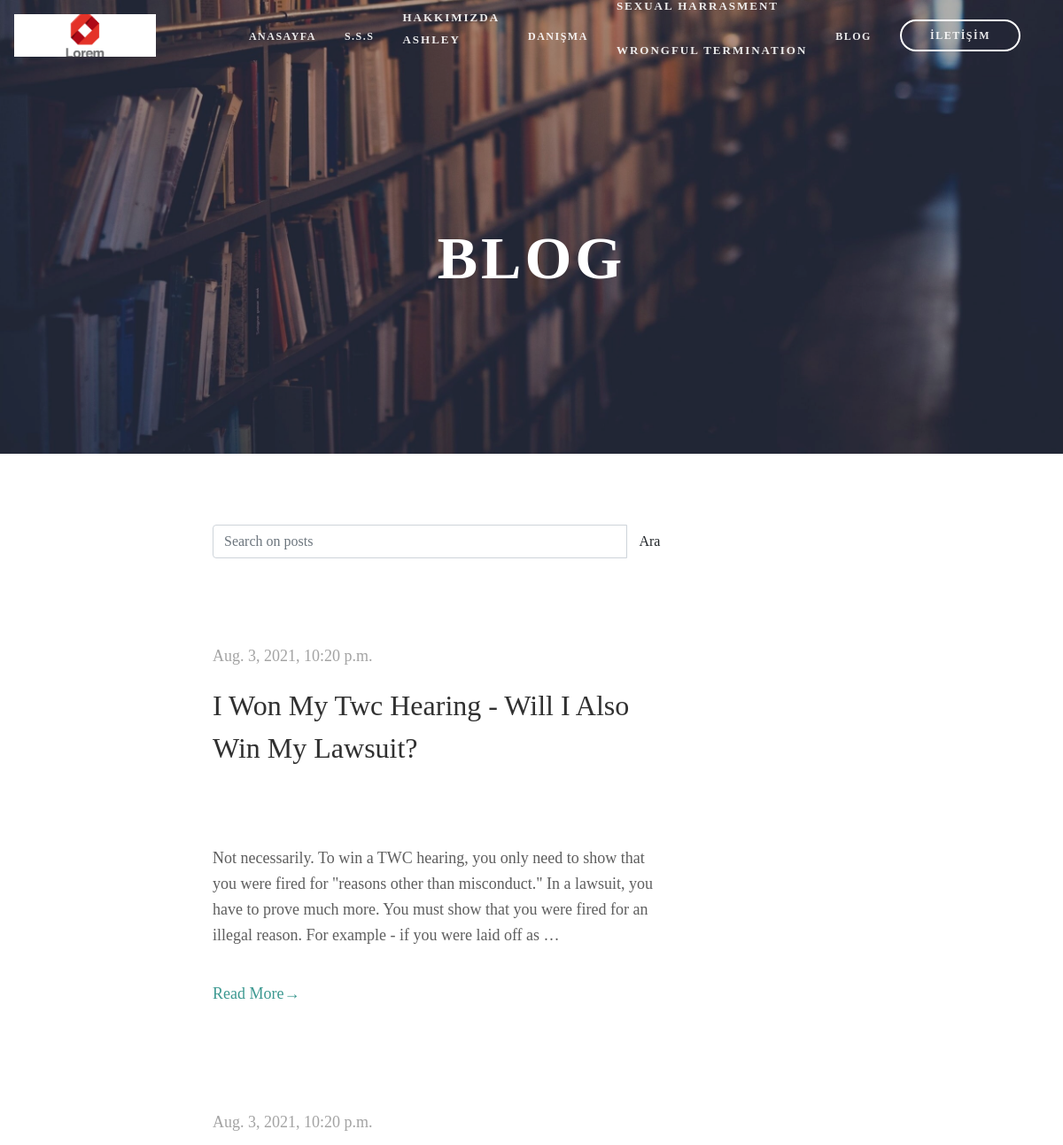
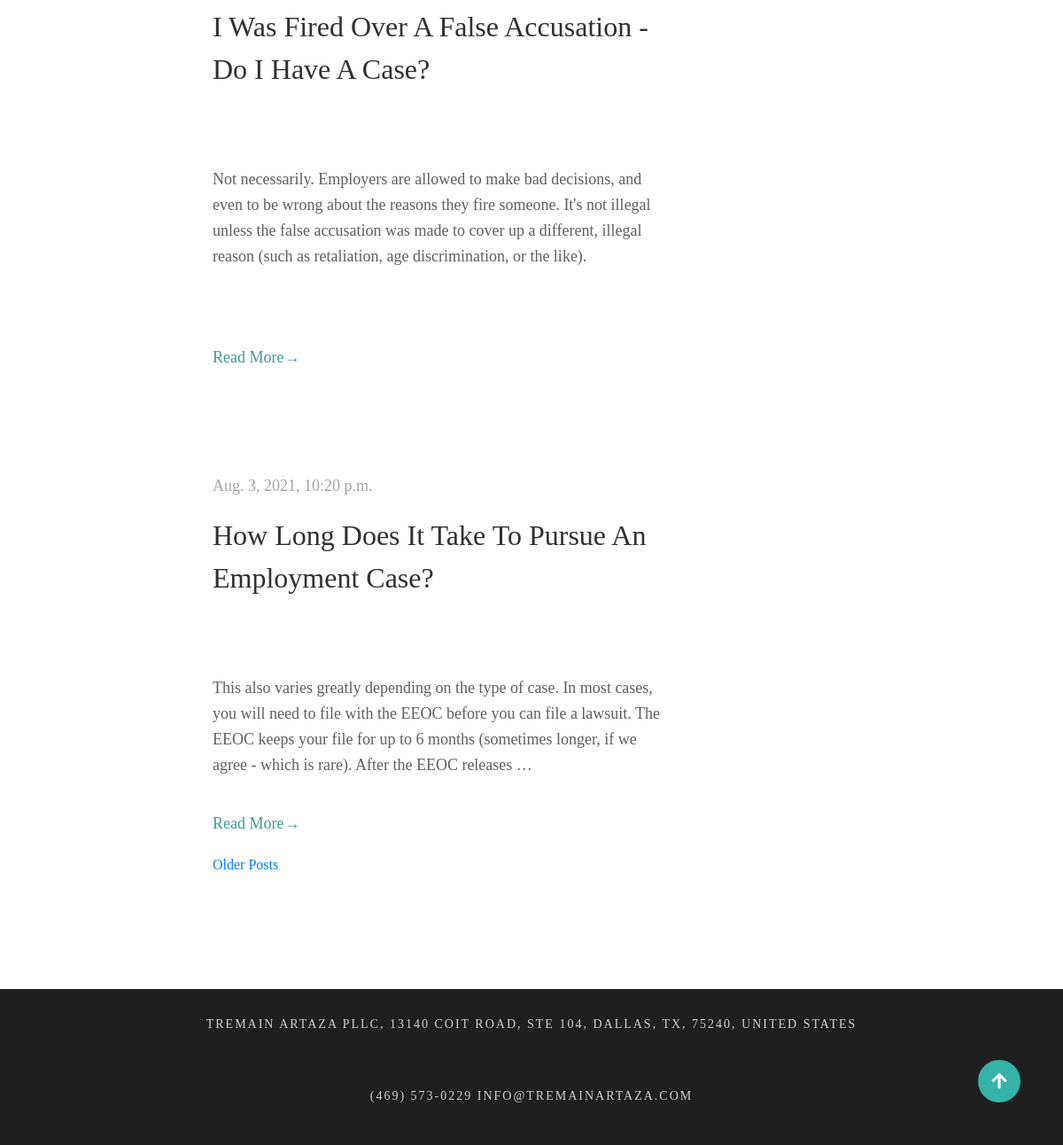
The page /post/index/ on the database its author committed (2 pictures, top to bottom).
### employee/models.py (models this page shows, shortened)
class Employee(models.Model):
    name = models.CharField(max_length=255, verbose_name="Name")
    surname = models.CharField(max_length=255, verbose_name="Surname")
    description = RichTextField(verbose_name="Desciption")
    faculty =  models.CharField(max_length=255, verbose_name="Faculty")
    graduated_date=models.DateField(verbose_name="Graduated Date")
    image = models.ImageField(null=True, blank=True, verbose_name="Employee's Photo")
    areas = models.ManyToManyField(PracticeAreas, verbose_name="Practice Areas")
    certificates = models.ManyToManyField(Certificate,  verbose_name="Employee's Certificates")
    slug = models.SlugField(unique=True, editable=False, max_length=265)
    def get_absolute_url(self):
        return reverse("employee:detail", kwargs={"slug": self.slug})

class PracticeAreas(models.Model):
    title = UpperCaseField(max_length = 255)
    desc = RichTextField(verbose_name="Desciption")
    class Meta:
        verbose_name_plural = "Practice Areas"

### post/models.py (models this page shows, shortened)
class Post(models.Model):
    title = models.CharField(max_length=255, verbose_name="Title")
    content = RichTextField(verbose_name="Content")
    published_date = models.DateTimeField(verbose_name="Publish Date",auto_now_add=True)
    image = models.ImageField(null=True, blank=True)
    slug = models.SlugField(unique=True, editable=False, max_length=265)
    def get_absolute_url(self):
        return reverse("post:detail", kwargs={"slug": self.slug})
    class Meta:
        ordering = ['-published_date', 'id']

### post/views.py (the view)
# urls.py: path('index/', post_index, name='index'),
def post_index(request):
    posts = Post.objects.all()
    query = request.GET.get('query')
    if query:
        posts = posts.filter(
            Q(title__icontains=query)|
            Q(content__icontains=query)
        ).distinct()
    paginator = Paginator(posts, 3)
    page_number = request.GET.get('page')
    page_obj = paginator.get_page(page_number)
    context = {
        'page_obj':page_obj,
    }
    return render(request, 'post/index.html',context)

### website/header_context.py (called while the page is built)
def header_data(request):
    context_practice_areas = PracticeAreas.objects.all()
    context_employees = Employee.objects.all()
    context = {
        'context_practice_areas':context_practice_areas,
        'context_employees':context_employees,
    }
    return context

### templates/post/index.html (shortened to what this page needs)
{% extends 'partials/base.html' %}
{% block body %}
    <div id="blog-container">
        <div id="blog-overlay">
        {% include 'partials/header.html' %}
            <div id="description-wrapper">
                <p class="desc-bold"><strong>BLOG</strong></p>
            </div>
        </div>
    </div>
    <main id="page">
        <div class="page-content blog-page-content">
            <form class="navbar-form navbar-left" role="search" method="GET" action="">
                <div class="input-group">
                    <input class="form-control" type="text" name="query" placeholder="Search on posts" value="{{ request.GET.query }}" >
                    <span class="input-group-btn">
                        <input class="btn btn-default" type="submit" value="Ara">
                    </span>
                </div>
            </form>
            <div class="blogs">
                {% for post in page_obj  %}
                <div class="blog">
                    <a class="blog-date" href="">{{post.published_date}}<br></a>
                    <h1> <a href="{{post.get_absolute_url}}">{{post.title|title}}<br></a></h1>
                    {{ post.content|safe|truncatewords:"50"|linebreaks }}
                    <a class="readmore" href="{{post.get_absolute_url}}">Read More→</a>
                </div>
                {% endfor %}
                <div class="pagination">
                    <span class="step-links">
                    {% if page_obj.has_next %}
                        <a href="?page={{ page_obj.next_page_number }}{% if request.GET.query %}&query={{ request.GET.query }}{% endif %}">Older Posts</a>
                    {% endif %}
                    </span>
                </div>
            </div>
        </div>
    </main>
{% endblock  %}

### templates/partials/header.html
{% load static %}
 <header id="site-header">
    <div id="site-logo">
        <img src="{% static 'img/logo.png'%}" alt="">
    </div>
    <div id="site-list-container">
        <div class="site-list-item">
            <a href="{% url 'main:home' %}">ANASAYFA</a>
        </div>
        <div class="site-list-item">
            <a href="{% url 'main:faqs' %}">S.S.S</a>
        </div>
        <div class="site-list-item">
            <a href="{% url 'main:aboutus' %}">HAKKIMIZDA
                <ul>
                    <a href="about.html"><li>Hakkımızda</li></a>
                    {% for employee in context_employees %}
                        <a href="{{employee.get_absolute_url}}"><li>{{employee.name|title}}</li><br></a>
                    {% endfor %}
                </ul>
            </a>
        </div>
        <div class="site-list-item">
            <a href="">DANIŞMA</a>
        </div>
        <div class="site-list-item">
            <a href="{% url 'main:practice_areas' %}">FAALİYET ALANLARI
                <ul>
                    {% for area in context_practice_areas %}
                        <a href=""><li>{{area.title|title}}</li><br></a>
                    {% endfor %}
                </ul>
            </a>
        </div>
        <div class="site-list-item">
            <a href="{% url 'post:index' %}">BLOG</a>
        </div>
        <div class="site-list-item bordered">
            <a href="{% url 'main:contact' %}">İLETİŞİM</a>
        </div>
    </div>
</header>

### static/css/main.css (style rules this page uses)
* { margin: 0; padding: 0; font-family: adobe-garamond-pro, serif; }
ol,ul { list-style:none; }
a { text-decoration: none; }
#site-header { padding: 1rem 1rem; align-items: center; display: flex; }
#site-logo { width: 10rem; height: 3rem; }
#site-logo img { object-fit: cover; width: 100%; height: 3rem; }
#site-list-container { align-items: center; height: 2rem; margin-left: auto; display: flex; }
.site-list-item { margin-right: 2rem; position: relative; }
.site-list-item ul a { text-transform: uppercase; font-size: 13px; font-weight: 600; letter-spacing: 2px; line-height: 25px; transition: 0.3s ease-in-out; }
.site-list-item a { font-size: 12px; font-style: normal; font-weight: 700; letter-spacing: 1.5px; color:rgba(255,255,255,.9); line-height: 1em; transition: 0.3s ease-in-out; }
.bordered { line-height: 0; padding: 0.6rem 2rem; border: 2px solid #fff; border-radius: 300px; transition: 0.3s ease-in-out; }
#description-wrapper { width: 20rem; text-align: center; align-items: center; margin: 0 auto; margin-top: 10rem; }
.desc-bold { letter-spacing: 0.0588235em; color: #fff; font-weight: 700; font-size: 68px; text-transform: uppercase; margin-top: 1.2rem; }
main { width: 60%; max-width: 1020px; height: auto; margin: 0 auto; }
.page-content { width: auto; margin-top: 5rem; }
.blog-page-content { width: 72%; }
#blog-container { width: 100%; height: 32rem; background: url(../img/library.jpeg) no-repeat; background-size: cover; }
#blog-overlay { width: 100%; height: 32rem; background-color: rgba(0, 0, 0, 0.3); }
.blog-date { color: rgba(26,26,26,.4); font-size: 18px; font-weight: 400; line-height: 28px; }
.blogs { margin-bottom: 8rem; }
.blog { margin-top: 6rem; }
.blog h1 { padding-top: 1rem; }
.blog h1 a { color: rgba(26,26,26,.9); font-size: 32px; font-weight: 400; line-height: 38px; }
.blog p { padding-top: 2rem; color:rgba(26, 26, 26, 0.7); font-size: 18px; font-weight: 400; line-height: 29px; }
.readmore { color: rgb(61, 153, 145); font-size: 18px; font-weight: 400; line-height: 70px; }

### rows shown on the page
Employee: name "ASHLEY"
PracticeAreas: title "SEXUAL HARRASMENT"
PracticeAreas: title "WRONGFUL TERMINATION"
Post: published_date "Aug. 3, 2021, 10:20 p.m.", title "I Won My Twc Hearing - Will I Also Win My Lawsuit?", content "Not necessarily. To win a TWC hearing, you only need to show that you were fired for \"reasons other than misconduct.\" In a lawsuit, you have to prove much more. You must show that you were fired for an illegal reason. For example - if you were laid off as …"
Post: published_date "Aug. 3, 2021, 10:20 p.m.", title "I Was Fired Over A False Accusation - Do I Have A Case?", content "Not necessarily. Employers are allowed to make bad decisions, and even to be wrong about the reasons they fire someone. It's not illegal unless the false accusation was made to cover up a different, illegal reason (such as retaliation, age discrimination, or the like)."
Post: published_date "Aug. 3, 2021, 10:20 p.m.", title "How Long Does It Take To Pursue An Employment Case?", content "This also varies greatly depending on the type of case. In most cases, you will need to file with the EEOC before you can file a lawsuit. The EEOC keeps your file for up to 6 months (sometimes longer, if we agree - which is rare). After the EEOC releases …"
